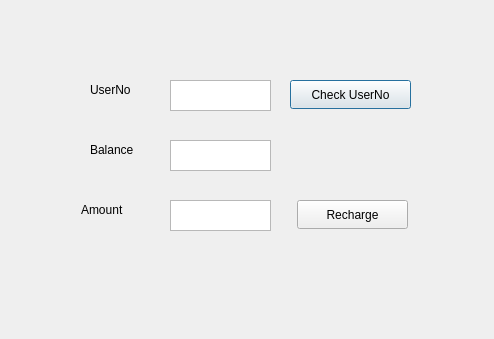
<?xml version="1.0" encoding="UTF-8"?>
<ui version="4.0">
 <class>update_s1</class>
 <widget class="QDialog" name="update_s1">
  <property name="geometry">
   <rect>
    <x>0</x>
    <y>0</y>
    <width>494</width>
    <height>339</height>
   </rect>
  </property>
  <property name="windowTitle">
   <string>Dialog</string>
  </property>
  <widget class="QPlainTextEdit" name="textEdit_userNo">
   <property name="geometry">
    <rect>
     <x>170</x>
     <y>80</y>
     <width>101</width>
     <height>31</height>
    </rect>
   </property>
  </widget>
  <widget class="QLabel" name="label_2">
   <property name="geometry">
    <rect>
     <x>90</x>
     <y>80</y>
     <width>62</width>
     <height>20</height>
    </rect>
   </property>
   <property name="text">
    <string>UserNo</string>
   </property>
  </widget>
  <widget class="QPushButton" name="btn_userNo">
   <property name="geometry">
    <rect>
     <x>290</x>
     <y>80</y>
     <width>121</width>
     <height>29</height>
    </rect>
   </property>
   <property name="text">
    <string>Check UserNo</string>
   </property>
  </widget>
  <widget class="QPlainTextEdit" name="textEdit_balance">
   <property name="geometry">
    <rect>
     <x>170</x>
     <y>140</y>
     <width>101</width>
     <height>31</height>
    </rect>
   </property>
   <property name="readOnly">
    <bool>true</bool>
   </property>
  </widget>
  <widget class="QLabel" name="label_3">
   <property name="geometry">
    <rect>
     <x>90</x>
     <y>140</y>
     <width>62</width>
     <height>20</height>
    </rect>
   </property>
   <property name="text">
    <string>Balance</string>
   </property>
  </widget>
  <widget class="QLabel" name="label_4">
   <property name="geometry">
    <rect>
     <x>81</x>
     <y>200</y>
     <width>71</width>
     <height>20</height>
    </rect>
   </property>
   <property name="text">
    <string>Amount</string>
   </property>
  </widget>
  <widget class="QPlainTextEdit" name="textEdit_amount">
   <property name="geometry">
    <rect>
     <x>170</x>
     <y>200</y>
     <width>101</width>
     <height>31</height>
    </rect>
   </property>
   <property name="readOnly">
    <bool>false</bool>
   </property>
  </widget>
  <widget class="QPushButton" name="btn_recharge">
   <property name="geometry">
    <rect>
     <x>297</x>
     <y>200</y>
     <width>111</width>
     <height>29</height>
    </rect>
   </property>
   <property name="text">
    <string>Recharge</string>
   </property>
  </widget>
 </widget>
 <resources/>
 <connections/>
</ui>
